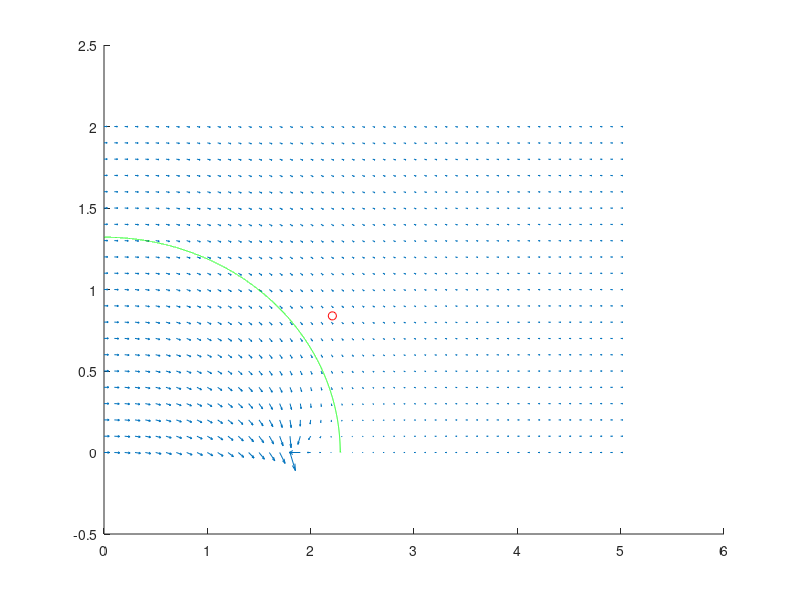
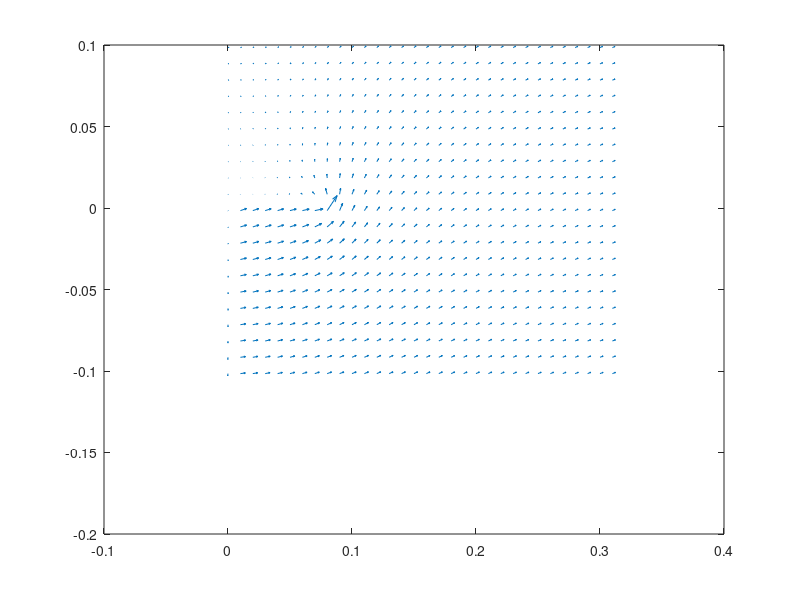
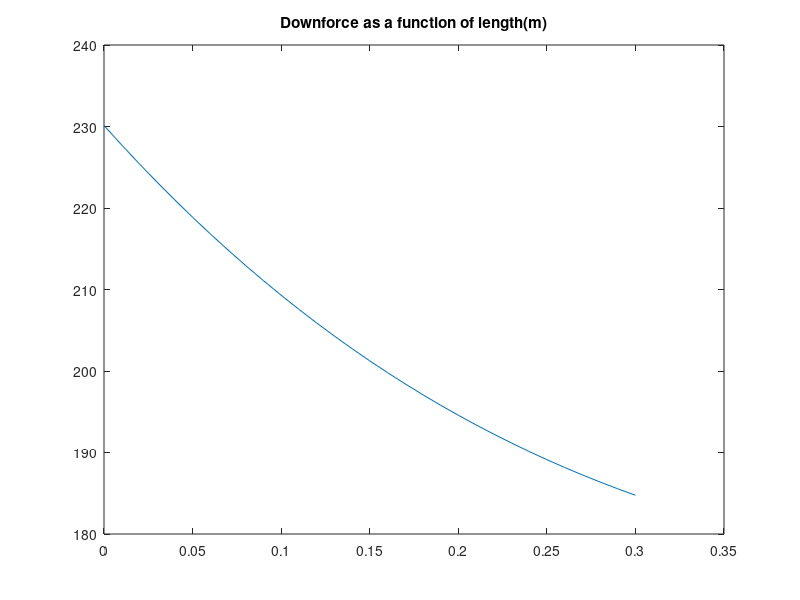
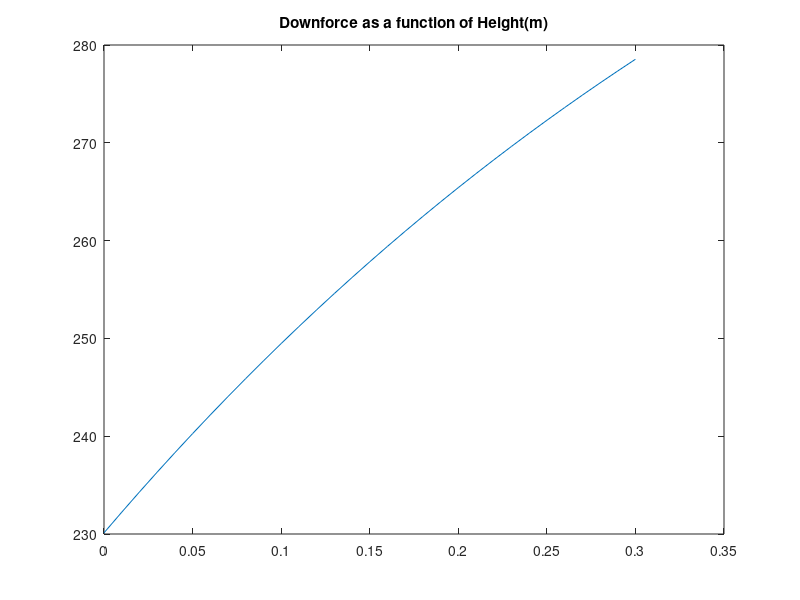

The MATLAB source for these figures, in order:
function [] = Project705Previous()
%Completed by Michael Crawley 2009-12-04 as part of the requirements for ME
%705

%Input values
CarLength = 180*0.0254; %in meters
CarHeight = 52*0.0254; %in meters
CarWidth = 60*0.0254; %in meters
CarVelocity = 75*0.44704; %in meters per second
xlocation = (0.5*CarLength-3*0.0254); %x location of spoiler offset (z plane) in meters
ylocation = 33*0.0254; %y location of spoiler offset (z plane) in meters
l = 6.25*.0254; %cord length of airfoil in meters
t = 2*.0254; %maximum thickness of airfoil in meters
alpha=-7;
density = 1.177; %air density at standard atmospheric conditions

%calculate ellipse flow field
x1 = 0:0.1:5;
y1 = 0:0.1:2;
a1 = 0.5*(CarHeight+0.5*CarLength);
c1 = (a1*(0.5*CarLength-a1))^0.5;

u1=zeros(length(x1),length(y1));
v1=zeros(length(x1),length(y1));

for i = 1:length(x1)
    for j = 1:length(y1)
        [u1(i,j) v1(i,j)]=EllipseFlowField(CarVelocity,a1,c1,x1(i),y1(j));
    end    
end

xe=0:.0001:0.5*CarLength;
ellipse=zeros(1,length(xe));
for i=1:length(xe)
    ellipse(i)=sqrt(1-(xe(i)/(0.5*CarLength))^2)*CarHeight;
end

figure
hold on
quiver(x1,y1,u1',v1')
plot(xlocation,ylocation,'o r')
plot(xe,ellipse,'g')
hold off

%calculate velocity components at airfoil location in ellipse flow field
[ue ve]=EllipseFlowField(CarVelocity,a1,c1,xlocation,ylocation);
R = sqrt(ue^2+ve^2);
theta = (180/pi)*atan(ue/ve);

%calculate airfoil flow field
x2=0:.01:2*l;
y2=-2*t:.01:2*t;
a2=0.25*(l+0.77*t);
c2=l/4;

u2=zeros(length(x2),length(y2));
v2=zeros(length(x2),length(y2));

for i=1:length(x2)
    for j=1:length(y2)
        [u2(i,j) v2(i,j)]=AirfoilFlowField(R,a2,c2,t,theta+alpha,x2(i),y2(j));
    end
end

figure
quiver(x2,y2,u2',v2')

%calculate velocity components in the ellipse flow field versus the airfoil
%flow field
[ua va]=EllipseFlowField(CarVelocity,a1,c1,xlocation,ylocation - 3*0.0254);
[ub vb]=AirfoilFlowField(CarVelocity,a2,c2,t,theta+alpha,0,-3*0.0254);
fprintf('Velocity components in the Ellipse flow field: u=%f, v=%f\n',ua,va);
fprintf('Velocity components in the Airfoil flow field: u=%f, v=%f\n',ub,vb);

%calculate lift force
UnitForce = density*pi*(R^2)*(l+0.77*t)*sin((theta+alpha)*pi/180);
TotalForce = UnitForce*CarWidth*0.224808943; %in pounds
fprintf('The force developed is (lbs): %6.2f\n',TotalForce);

%Parametric Studies
x=xlocation:0.01:xlocation+12*0.0254;
y=ylocation:0.01:ylocation+12*0.0254;

for i=1:length(x)
    [ux(i) vx(i)]=EllipseFlowField(CarVelocity,a1,c1,x(i),ylocation);
    Rx(i) = sqrt(ux(i)^2+vx(i)^2);
    thetax(i) = (180/pi)*atan(ux(i)/vx(i));
    UnitForcex(i) = density*pi*(Rx(i)^2)*(l+0.77*t)*sin((thetax(i)+alpha)*pi/180);
    TotalForcex(i) = UnitForcex(i)*CarWidth*0.224808943; 
end

for j=1:length(y)
    [uy(j) vy(j)]=EllipseFlowField(CarVelocity,a1,c1,xlocation,y(j));
    Ry(j) = sqrt(uy(j)^2+vy(j)^2);
    thetay(j) = (180/pi)*atan(uy(j)/vy(j));
    UnitForcey(j) = density*pi*(Ry(j)^2)*(l+0.77*t)*sin((thetay(j)+alpha)*pi/180);
    TotalForcey(j) = UnitForcey(j)*CarWidth*0.224808943; 
end

figure
plot(x-xlocation,-TotalForcex);title('Downforce as a function of length(m)');
figure
plot(y-ylocation,-TotalForcey);title('Downforce as a function of Height(m)');

end

function [u,v]=EllipseFlowField(U,a,c,x,y)
    z=complex(x,y);
    W=U*(1+((a/c)^2-1)*(0.5-z/(4*sqrt((z/2)^2-c^2))));
    u=real(W);
    v=-imag(W);
end

function [u,v]=AirfoilFlowField(U,a,c,t,theta,x,y)
    z=complex(x,y);
    gamma=4*pi*U*a*sin(theta*pi/180);
    temp1=0.5+z/(4*sqrt((z/2)^2-c^2));
    temp2=z/2+sqrt((z/2)^2-c^2)+(0.77*t/4);
    W=U*(temp1*exp(complex(0,-theta))-(a^2)*temp1/(temp2^2)*exp(complex(0,theta)))+complex(0,gamma/(2*pi))*(temp1/temp2);
    u=real(W);
    v=-imag(W);
end